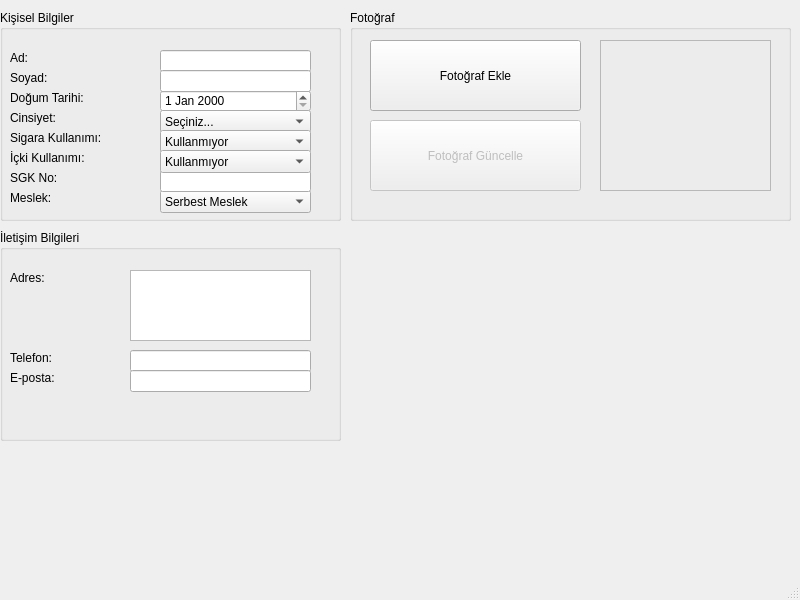
<?xml version="1.0" encoding="UTF-8"?>
<ui version="4.0">
 <class>MainWindow</class>
 <widget class="QMainWindow" name="MainWindow">
  <property name="geometry">
   <rect>
    <x>0</x>
    <y>0</y>
    <width>800</width>
    <height>600</height>
   </rect>
  </property>
  <property name="windowTitle">
   <string>MainWindow</string>
  </property>
  <widget class="QWidget" name="centralwidget">
   <widget class="QGroupBox" name="groupBox">
    <property name="geometry">
     <rect>
      <x>0</x>
      <y>10</y>
      <width>341</width>
      <height>211</height>
     </rect>
    </property>
    <property name="title">
     <string>Kişisel Bilgiler</string>
    </property>
    <widget class="QLabel" name="label">
     <property name="geometry">
      <rect>
       <x>10</x>
       <y>40</y>
       <width>101</width>
       <height>16</height>
      </rect>
     </property>
     <property name="text">
      <string>Ad:</string>
     </property>
    </widget>
    <widget class="QLabel" name="label_2">
     <property name="geometry">
      <rect>
       <x>10</x>
       <y>60</y>
       <width>101</width>
       <height>16</height>
      </rect>
     </property>
     <property name="text">
      <string>Soyad:</string>
     </property>
    </widget>
    <widget class="QLabel" name="label_3">
     <property name="geometry">
      <rect>
       <x>10</x>
       <y>80</y>
       <width>101</width>
       <height>16</height>
      </rect>
     </property>
     <property name="text">
      <string>Doğum Tarihi:</string>
     </property>
    </widget>
    <widget class="QLabel" name="label_4">
     <property name="geometry">
      <rect>
       <x>10</x>
       <y>100</y>
       <width>101</width>
       <height>16</height>
      </rect>
     </property>
     <property name="text">
      <string>Cinsiyet:</string>
     </property>
    </widget>
    <widget class="QLabel" name="label_5">
     <property name="geometry">
      <rect>
       <x>10</x>
       <y>120</y>
       <width>111</width>
       <height>16</height>
      </rect>
     </property>
     <property name="text">
      <string>Sigara Kullanımı:</string>
     </property>
    </widget>
    <widget class="QLabel" name="label_6">
     <property name="geometry">
      <rect>
       <x>10</x>
       <y>140</y>
       <width>101</width>
       <height>16</height>
      </rect>
     </property>
     <property name="text">
      <string>İçki Kullanımı:</string>
     </property>
    </widget>
    <widget class="QDateEdit" name="dateEdit">
     <property name="geometry">
      <rect>
       <x>160</x>
       <y>80</y>
       <width>151</width>
       <height>22</height>
      </rect>
     </property>
    </widget>
    <widget class="QComboBox" name="comboBox">
     <property name="geometry">
      <rect>
       <x>160</x>
       <y>100</y>
       <width>151</width>
       <height>23</height>
      </rect>
     </property>
     <item>
      <property name="text">
       <string>Seçiniz...</string>
      </property>
     </item>
     <item>
      <property name="text">
       <string>Erkek</string>
      </property>
     </item>
     <item>
      <property name="text">
       <string>Kadın</string>
      </property>
     </item>
    </widget>
    <widget class="QLineEdit" name="lineEdit">
     <property name="geometry">
      <rect>
       <x>160</x>
       <y>40</y>
       <width>151</width>
       <height>22</height>
      </rect>
     </property>
    </widget>
    <widget class="QLineEdit" name="lineEdit_2">
     <property name="geometry">
      <rect>
       <x>160</x>
       <y>60</y>
       <width>151</width>
       <height>22</height>
      </rect>
     </property>
    </widget>
    <widget class="QLabel" name="label_7">
     <property name="geometry">
      <rect>
       <x>10</x>
       <y>160</y>
       <width>101</width>
       <height>16</height>
      </rect>
     </property>
     <property name="text">
      <string>SGK No:</string>
     </property>
    </widget>
    <widget class="QLabel" name="label_8">
     <property name="geometry">
      <rect>
       <x>10</x>
       <y>180</y>
       <width>101</width>
       <height>16</height>
      </rect>
     </property>
     <property name="text">
      <string>Meslek:</string>
     </property>
    </widget>
    <widget class="QComboBox" name="comboBox_2">
     <property name="geometry">
      <rect>
       <x>160</x>
       <y>180</y>
       <width>151</width>
       <height>23</height>
      </rect>
     </property>
     <item>
      <property name="text">
       <string>Serbest Meslek</string>
      </property>
     </item>
     <item>
      <property name="text">
       <string>Mühendis</string>
      </property>
     </item>
     <item>
      <property name="text">
       <string>Doktor</string>
      </property>
     </item>
     <item>
      <property name="text">
       <string>Öğretim Görevlisi</string>
      </property>
     </item>
     <item>
      <property name="text">
       <string>Öğrenci</string>
      </property>
     </item>
     <item>
      <property name="text">
       <string>Diğer</string>
      </property>
     </item>
     <item>
      <property name="text">
       <string>Çalışmıyor</string>
      </property>
     </item>
    </widget>
    <widget class="QLineEdit" name="lineEdit_6">
     <property name="geometry">
      <rect>
       <x>160</x>
       <y>160</y>
       <width>151</width>
       <height>22</height>
      </rect>
     </property>
    </widget>
    <widget class="QComboBox" name="comboBox_3">
     <property name="geometry">
      <rect>
       <x>160</x>
       <y>120</y>
       <width>151</width>
       <height>23</height>
      </rect>
     </property>
     <item>
      <property name="text">
       <string>Kullanmıyor</string>
      </property>
     </item>
     <item>
      <property name="text">
       <string>Sosyal İçici</string>
      </property>
     </item>
     <item>
      <property name="text">
       <string>Günde &lt; 5</string>
      </property>
     </item>
     <item>
      <property name="text">
       <string>0.5 Paket/Gün</string>
      </property>
     </item>
     <item>
      <property name="text">
       <string>1 Paket/Gün</string>
      </property>
     </item>
     <item>
      <property name="text">
       <string>1.5 Paket/Gün</string>
      </property>
     </item>
     <item>
      <property name="text">
       <string>2 Paket/Gün</string>
      </property>
     </item>
     <item>
      <property name="text">
       <string>&gt; 2 Paket/Gün</string>
      </property>
     </item>
    </widget>
    <widget class="QComboBox" name="comboBox_4">
     <property name="geometry">
      <rect>
       <x>160</x>
       <y>140</y>
       <width>151</width>
       <height>23</height>
      </rect>
     </property>
     <item>
      <property name="text">
       <string>Kullanmıyor</string>
      </property>
     </item>
     <item>
      <property name="text">
       <string>Sosyal İçici</string>
      </property>
     </item>
     <item>
      <property name="text">
       <string>1 Kadeh/Gün</string>
      </property>
     </item>
     <item>
      <property name="text">
       <string>&gt; 1 Kadeh/Gün</string>
      </property>
     </item>
    </widget>
   </widget>
   <widget class="QGroupBox" name="groupBox_2">
    <property name="geometry">
     <rect>
      <x>350</x>
      <y>10</y>
      <width>441</width>
      <height>211</height>
     </rect>
    </property>
    <property name="title">
     <string>Fotoğraf</string>
    </property>
    <widget class="QFrame" name="frame">
     <property name="geometry">
      <rect>
       <x>250</x>
       <y>30</y>
       <width>171</width>
       <height>151</height>
      </rect>
     </property>
     <property name="frameShape">
      <enum>QFrame::StyledPanel</enum>
     </property>
     <property name="frameShadow">
      <enum>QFrame::Raised</enum>
     </property>
     <widget class="QLabel" name="label_9">
      <property name="geometry">
       <rect>
        <x>22</x>
        <y>10</y>
        <width>131</width>
        <height>131</height>
       </rect>
      </property>
      <property name="text">
       <string/>
      </property>
      <property name="pixmap">
       <pixmap>pixmaps/meeting-organizer.png</pixmap>
      </property>
      <property name="alignment">
       <set>Qt::AlignCenter</set>
      </property>
     </widget>
    </widget>
    <widget class="QPushButton" name="pushButton">
     <property name="geometry">
      <rect>
       <x>20</x>
       <y>30</y>
       <width>211</width>
       <height>71</height>
      </rect>
     </property>
     <property name="text">
      <string>Fotoğraf Ekle</string>
     </property>
     <property name="icon">
      <iconset>
       <normaloff>pixmaps/list-resource-add.png</normaloff>pixmaps/list-resource-add.png</iconset>
     </property>
    </widget>
    <widget class="QPushButton" name="pushButton_2">
     <property name="enabled">
      <bool>false</bool>
     </property>
     <property name="geometry">
      <rect>
       <x>20</x>
       <y>110</y>
       <width>211</width>
       <height>71</height>
      </rect>
     </property>
     <property name="text">
      <string>Fotoğraf Güncelle</string>
     </property>
     <property name="icon">
      <iconset>
       <normaloff>pixmaps/view-refresh.png</normaloff>pixmaps/view-refresh.png</iconset>
     </property>
    </widget>
   </widget>
   <widget class="QGroupBox" name="groupBox_3">
    <property name="geometry">
     <rect>
      <x>0</x>
      <y>230</y>
      <width>341</width>
      <height>211</height>
     </rect>
    </property>
    <property name="title">
     <string>İletişim Bilgileri</string>
    </property>
    <widget class="QLabel" name="label_11">
     <property name="geometry">
      <rect>
       <x>10</x>
       <y>40</y>
       <width>101</width>
       <height>16</height>
      </rect>
     </property>
     <property name="text">
      <string>Adres:</string>
     </property>
    </widget>
    <widget class="QTextEdit" name="textEdit">
     <property name="geometry">
      <rect>
       <x>130</x>
       <y>40</y>
       <width>181</width>
       <height>71</height>
      </rect>
     </property>
    </widget>
    <widget class="QLabel" name="label_12">
     <property name="geometry">
      <rect>
       <x>10</x>
       <y>120</y>
       <width>101</width>
       <height>16</height>
      </rect>
     </property>
     <property name="text">
      <string>Telefon:</string>
     </property>
    </widget>
    <widget class="QLineEdit" name="lineEdit_3">
     <property name="geometry">
      <rect>
       <x>130</x>
       <y>120</y>
       <width>181</width>
       <height>22</height>
      </rect>
     </property>
    </widget>
    <widget class="QLabel" name="label_15">
     <property name="geometry">
      <rect>
       <x>10</x>
       <y>140</y>
       <width>101</width>
       <height>16</height>
      </rect>
     </property>
     <property name="text">
      <string>E-posta:</string>
     </property>
    </widget>
    <widget class="QLineEdit" name="lineEdit_5">
     <property name="geometry">
      <rect>
       <x>130</x>
       <y>140</y>
       <width>181</width>
       <height>22</height>
      </rect>
     </property>
    </widget>
   </widget>
  </widget>
  <widget class="QStatusBar" name="statusbar"/>
 </widget>
 <resources/>
 <connections/>
</ui>
